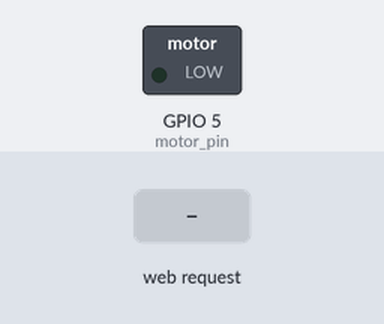
Recording of a sketch running on a simulated ESP8266 (NodeMCU). On the bench: switched loads named in the sketch (green lamp = pin HIGH). The test bench sets the inputs (shaded band). WiFi joins after 1.5 s; servers stay silent unless stated; what the sketch prints to the serial monitor is not drawn.

Above: at 2.7 s.
2.8 s: HTTP request GET /forward received
At 4.0 s:
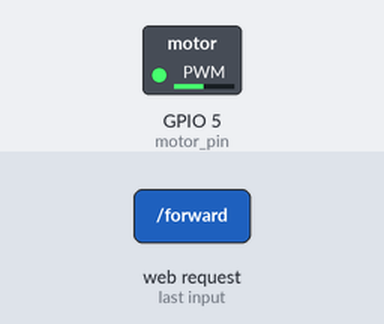
4.3 s: HTTP request GET /left received
At 5.3 s:
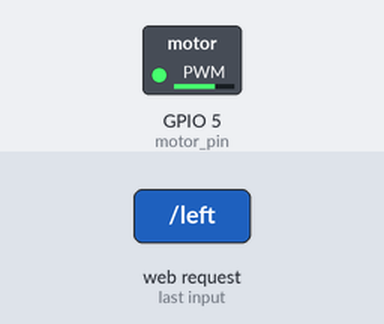
5.8 s: HTTP request GET /left received
At 6.5 s:
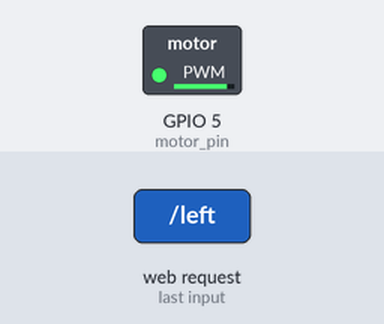
7.3 s: HTTP request GET / received
At 7.6 s:
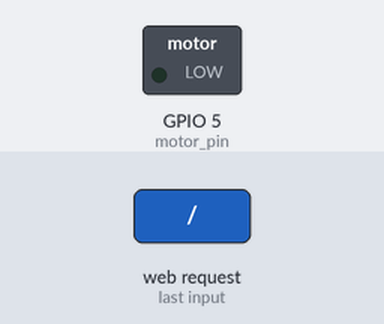
Timing chart, 0 to 9.8 s (numbered marks = the images above; inputs shaded):
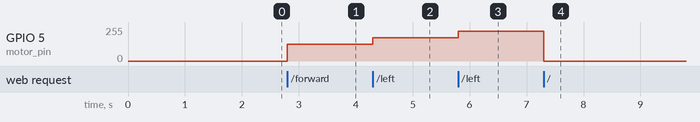

The sketch:

wifi_boat.ino
```cpp
#include <ESP8266WiFi.h>
#include <ESP8266WebServer.h>
#include <Wire.h>

// WiFi settings
#define WIFI_MODE           2                     // 1 = AP mode, 2 = STA mode
#define SSID_AP             "NodeMCU_WiFi_Boat"    // for AP mode
#define PASSWORD_AP         "12345678"            // for AP mode
#define SSID_STA            "hu"      // for STA mode
#define PASSWORD_STA        "magicstar"  // for STA mode

// motor settings
#define RIGHT_MOTOR_PIN    4                     // pin of right motor (D2)
#define RIGHT_MOTOR_PIN    5                     // pin of right motor (D1)
#define RIGHT_MOTOR_SPEED   1023                  //speed for right motor (0-1023)
#define LEFT_MOTOR_SPEED    1023                  //speed for left motor (0-1023)

IPAddress local_ip(192, 168, 4, 1); //IP for AP mode
IPAddress gateway(192, 168, 4, 1); //IP for AP mode
IPAddress subnet(255, 255, 255, 0); //IP for AP mode
ESP8266WebServer server(80);
int car_mode = 0; // set car drive mode (0 = stop)

// motor driver
const int motor_pin = 5;
int power = 500;
// initialize
void setup() {
  Serial.begin(115200);
  Serial.println("NodeMCU Wifi Car");
  //pinMode(motor_pin, OUTPUT); //digital write

  boat_control();

  if (WIFI_MODE == 1) { // AP mode
    WiFi.softAP(SSID_AP, PASSWORD_AP);
    WiFi.softAPConfig(local_ip, gateway, subnet);
  } else { // STA mode
    WiFi.begin(SSID_STA, PASSWORD_STA);
    Serial.print("Connecting to WiFi...");
    while (WiFi.status() != WL_CONNECTED) {
      delay(100);
      Serial.print(".");
    }
    Serial.println("");
    Serial.print("Connected! IP: ");
    Serial.println(WiFi.localIP()); //the IP is needed for connection in STA mode
  }

  // setup web server to handle specific HTTP requests
  server.on("/", HTTP_GET, handle_OnConnect);
  server.on("/forward", HTTP_GET, handle_forward);
  server.on("/backward", HTTP_GET, handle_backward);
  server.on("/left", HTTP_GET, handle_left);
  server.on("/right", HTTP_GET, handle_right);
  server.on("/stop", HTTP_GET, handle_stop);
  server.onNotFound(handle_NotFound);

  //start server
  server.begin();
  Serial.println("NodeMCU web server started.");
}

// handle HTTP requests and control car
void loop() {
  server.handleClient();
  boat_control();
}

// HTTP request: on connect
void handle_OnConnect() {
  car_mode = 0;
  Serial.println("Client connected");
  server.send(200, "text/html", SendHTML());
}

// HTTP request: stop boat
void handle_stop() {
  car_mode = 0;
  Serial.println("Stopped");
  server.send(200, "text/html", SendHTML());
}

// HTTP request: go forward
void handle_forward() {
  car_mode = 1;
  Serial.println("Go forward...");
  server.send(200, "text/html", SendHTML());
}

// HTTP request: go backward
void handle_backward() {
  car_mode = 2;
  Serial.println("Go backward...");
  server.send(200, "text/html", SendHTML());
}

// HTTP request: turn left
void handle_left() {
  car_mode = 3;
  Serial.println("Turn left...");
  server.send(200, "text/html", SendHTML());
}

// HTTP request: turn right
void handle_right() {
  car_mode = 4;
  Serial.println("Turn right...");
  server.send(200, "text/html", SendHTML());
}

// HTTP request: other
void handle_NotFound() {
  car_mode = 0;
  Serial.println("Page error");
  server.send(404, "text/plain", "Not found");
}

// control boat movement
void boat_control() {
  switch (car_mode) {
    case 0: // stop boat
      analogWrite(motor_pin, 0);
      yield();
      break;
    case 1: // go forward
      analogWrite(motor_pin, power);
      yield();
      break;
    case 2: // go backward
      analogWrite(motor_pin, 0);
      yield();
      break;
    case 3: // turn left
      if (power + 200 < 1024) power += 200;
      car_mode = 1;
      break;
    case 4: // turn right
      if (power - 200 > 0) power -= 200;
      car_mode = 1;
      break;
  }
}

// output HTML web page for user
String SendHTML() {
  String html = "<!DOCTYPE html>\n";
  html += "<html>\n";
  html += "<head>\n";
  html += "<title>NodeMCU Wifi boat</title>\n";
  html += "<meta name=\"viewport\" content=\"width=device-width, initial-scale=1\">\n";
  html += "</head>\n";
  html += "<body>\n";
  html += "<div align=\"center\">\n";
  html += "<h1>NodeMCU Wifi boat</h1>\n";
  html += "<br>\n";
  html += "<form method=\"GET\">\n";
  html += "<input type=\"button\" value=\"Go forward\" onclick=\"window.location.href='/forward'\">\n";
  html += "<br><br>\n";
  html += "<input type=\"button\" value=\"power up\" onclick=\"window.location.href='/left'\">\n";
  html += "<br><br>\n";
  html += "<input type=\"button\" value=\"power down\" onclick=\"window.location.href='/right'\">\n";
  html += "<br><br>\n";
  html += "<input type=\"button\" value=\"boat stop\" onclick=\"window.location.href='/stop'\">\n";
  html += "</form>\n";
  html += "</div>\n";
  html += "</body>\n";
  html += "</html>\n";
  return html;
}
```

Measured:
- after the input at 2.8 s, GPIO 5 (motor_pin): 0/255 → 124/255 at once
- after the input at 4.3 s, GPIO 5 (motor_pin): 124/255 → 174/255 at once
- after the input at 5.8 s, GPIO 5 (motor_pin): 174/255 → 224/255 at once
- after the input at 7.3 s, GPIO 5 (motor_pin): 224/255 → 0/255 at once
